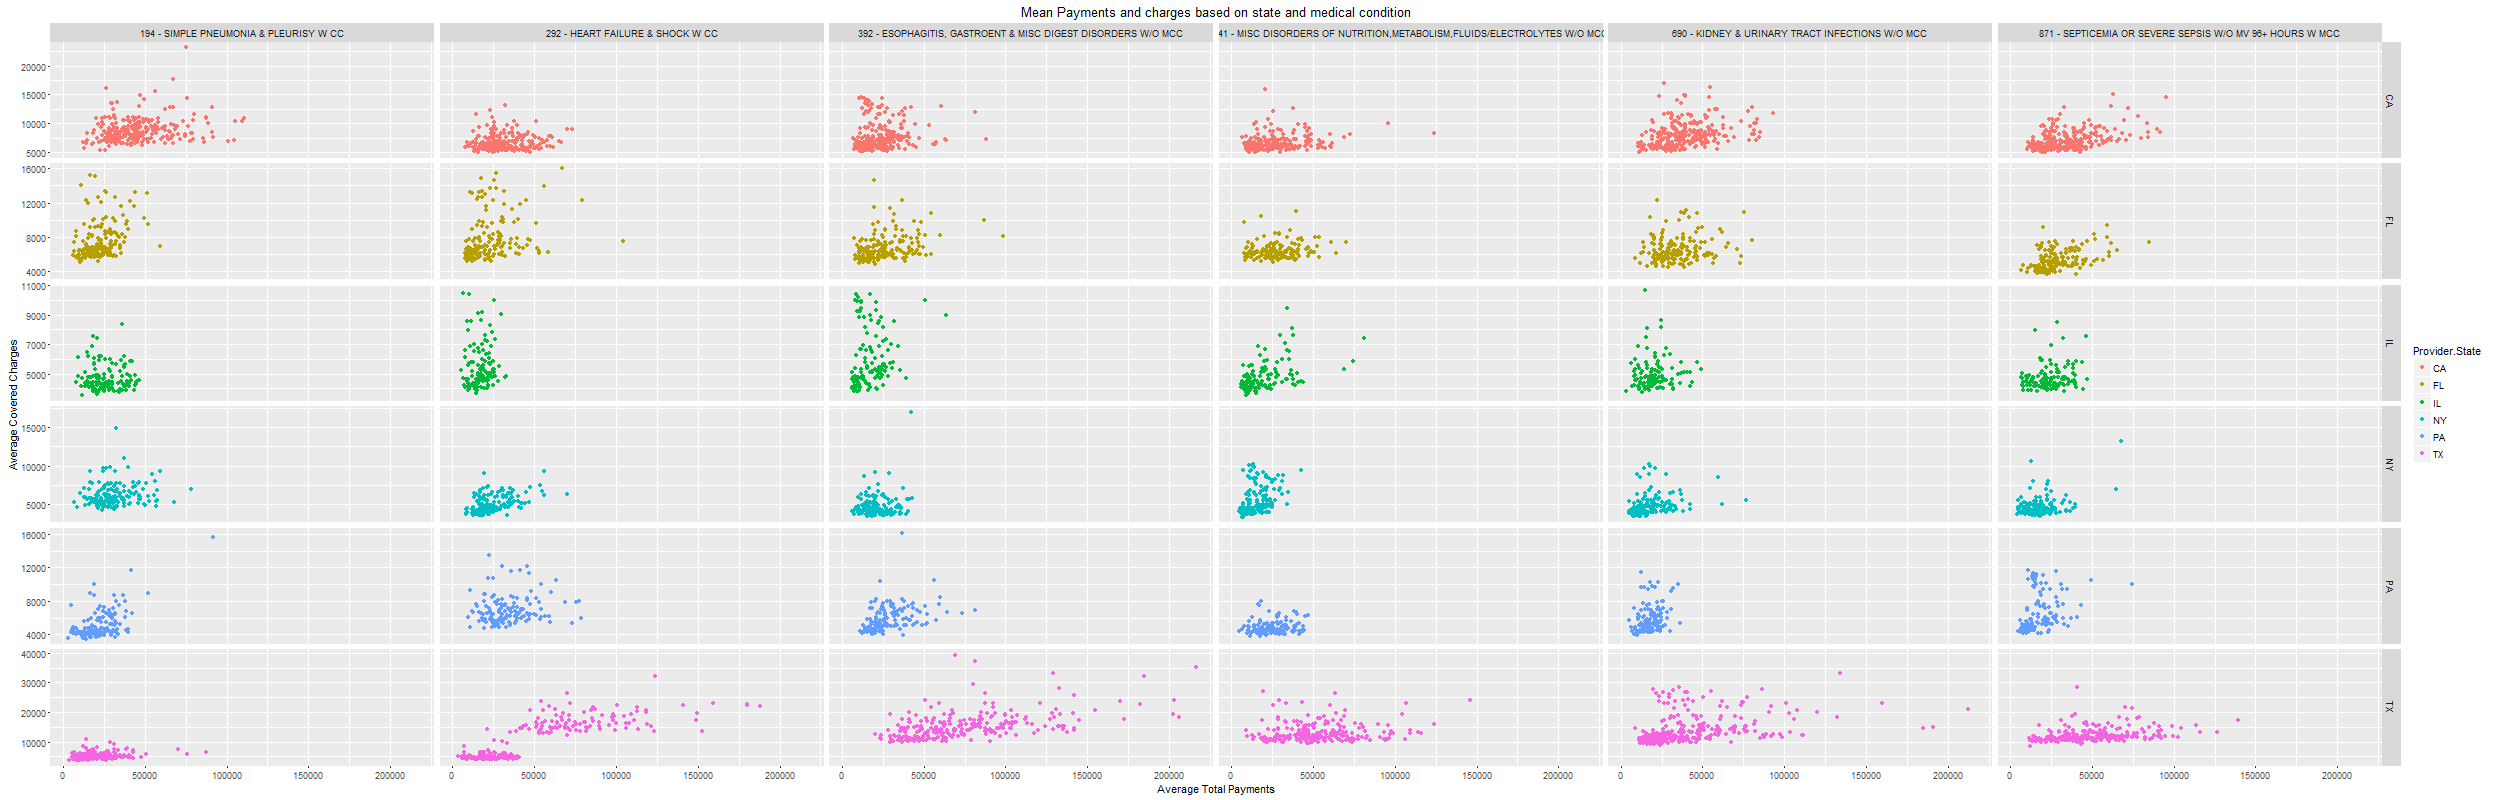

This chart was generated by the following R code:
library(ggplot2)
pay<-read.csv("Payments.csv", header = TRUE, sep=",")

pdf("Plot2.pdf", width=35, height=20)

pay_subset<-subset(pay,select = c(Average.Covered.Charges,Average.Total.Payments,DRG.Definition,Provider.State))

ggplot(pay_subset,aes(x=pay$Average.Covered.Charges,y=pay$Average.Total.Payments,fill=Provider.State,
                      colour=Provider.State),label_value())+
  geom_point(stat="identity")+
  facet_grid(Provider.State~DRG.Definition,scales = "free_y")+
  xlab("Average Total Payments")+
  ylab("Average Covered Charges")+
  ggtitle("Mean Payments and charges based on state and medical condition")

dev.off()


